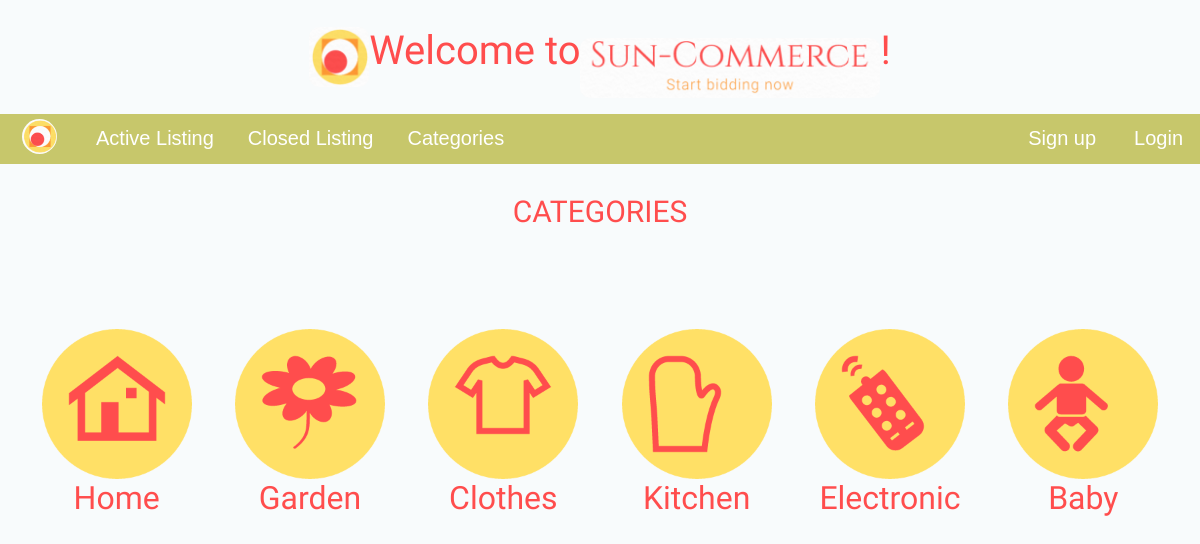
Page /categories/ on the committed database.
### auctions/models.py (models this page shows, shortened)
class Category(models.Model):
    name = models.CharField(max_length=100)
    photo = models.ImageField(upload_to='pics/', null=True, blank=True)

### auctions/views.py (the view)
# urls.py: path("categories/", views.categories, name='auctions-categories'),
def categories(request):
    data = {
        'categories' : Category.objects.all()
    }
    return render(request, 'auctions/categories.html',data)

### auctions/templates/auctions/categories.html
{% extends "auctions/layout.html" %}
{% block content %}
<h3>CATEGORIES</h3>
<div id="categories-wrapper">
{% for cat in categories %}
   <a href="{% url 'auctions-category' id=cat.id %}"><div class="category-card"><img src="{{ cat.photo.url }}" alt="category-pic"></div><p class="category-title">{{ cat.name }}</p></a>
{% endfor %}
</div>
{% endblock %}

### auctions/static/css/styles.css (style rules this page uses)
body { margin: 0; background-color: rgba(232, 244, 245, 0.275); }
h3 { text-align: center; font-size: 30px; font-family: 'Joan', serif; font-weight: lighter; color: #ff4d4d; }
div#categories-wrapper { display: flex; flex-wrap: wrap; justify-content: space-around; margin: 20px; padding-top: 50px; }
div#categories-wrapper a { text-decoration: none; }
div#categories-wrapper a div.category-card { width: 150px; height: 150px; border-radius: 7px; margin: 20px; margin-bottom: 0; }
div#categories-wrapper a p.category-title { text-align: center; color:#ff4d4d; font-family: 'Joan', serif; font-size: 32px; margin-top: 0px; }
div#categories-wrapper a div.category-card img { width: 150px; }

### rows in the picture
Category: photo (picture), name "Home"
Category: photo (picture), name "Garden"
Category: photo (picture), name "Clothes"
Category: photo (picture), name "Kitchen"
Category: photo (picture), name "Electronic"
Category: photo (picture), name "Baby"
